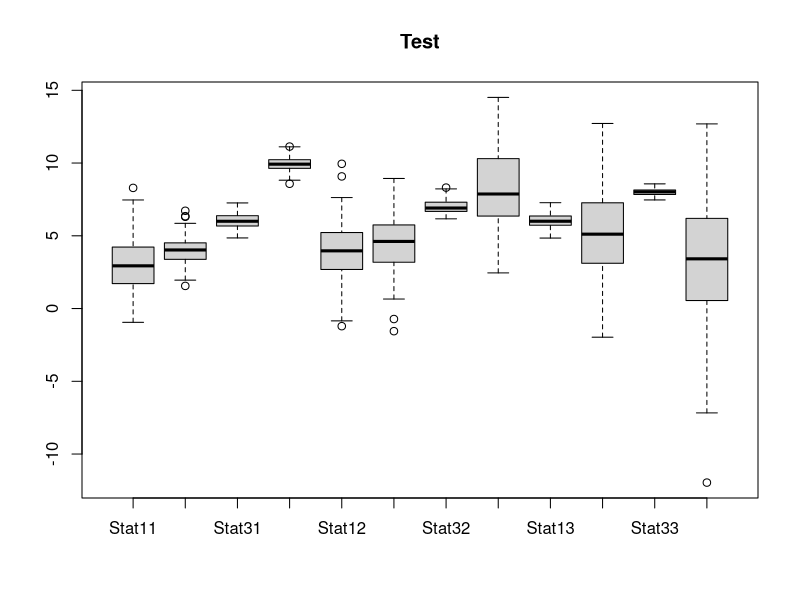

The R script that drew this image:
# Template R script
print("template")
data<-data.frame(Stat11=rnorm(100,mean=3,sd=2),
Stat21=rnorm(100,mean=4,sd=1),
Stat31=rnorm(100,mean=6,sd=0.5),
Stat41=rnorm(100,mean=10,sd=0.5),
Stat12=rnorm(100,mean=4,sd=2),
Stat22=rnorm(100,mean=4.5,sd=2),
Stat32=rnorm(100,mean=7,sd=0.5),
Stat42=rnorm(100,mean=8,sd=3),
Stat13=rnorm(100,mean=6,sd=0.5),
Stat23=rnorm(100,mean=5,sd=3),
Stat33=rnorm(100,mean=8,sd=0.2),
Stat43=rnorm(100,mean=4,sd=4))
boxplot(data, main = "Test")
